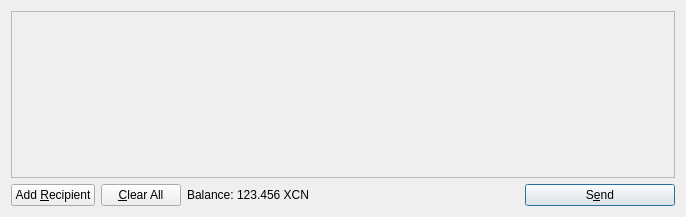
<?xml version="1.0" encoding="UTF-8"?>
<ui version="4.0">
 <class>SendCoinsDialog</class>
 <widget class="QDialog" name="SendCoinsDialog">
  <property name="geometry">
   <rect>
    <x>0</x>
    <y>0</y>
    <width>686</width>
    <height>217</height>
   </rect>
  </property>
  <property name="windowTitle">
   <string>Send Coins</string>
  </property>
  <layout class="QVBoxLayout" name="verticalLayout">
   <item>
    <widget class="QScrollArea" name="scrollArea">
     <property name="widgetResizable">
      <bool>true</bool>
     </property>
     <widget class="QWidget" name="scrollAreaWidgetContents">
      <property name="geometry">
       <rect>
        <x>0</x>
        <y>0</y>
        <width>666</width>
        <height>165</height>
       </rect>
      </property>
      <layout class="QVBoxLayout" name="verticalLayout_2">
       <property name="margin">
        <number>0</number>
       </property>
       <item>
        <layout class="QVBoxLayout" name="entries">
         <property name="spacing">
          <number>6</number>
         </property>
        </layout>
       </item>
       <item>
        <spacer name="verticalSpacer">
         <property name="orientation">
          <enum>Qt::Vertical</enum>
         </property>
         <property name="sizeHint" stdset="0">
          <size>
           <width>20</width>
           <height>40</height>
          </size>
         </property>
        </spacer>
       </item>
      </layout>
     </widget>
    </widget>
   </item>
   <item>
    <layout class="QHBoxLayout" name="horizontalLayout">
     <item>
      <widget class="QPushButton" name="addButton">
       <property name="toolTip">
        <string>Send to multiple recipients at once</string>
       </property>
       <property name="text">
        <string>Add &amp;Recipient</string>
       </property>
       <property name="icon">
        <iconset resource="../x.qrc">
         <normaloff>:/icons/add</normaloff>:/icons/add</iconset>
       </property>
       <property name="autoDefault">
        <bool>false</bool>
       </property>
      </widget>
     </item>
     <item>
      <widget class="QPushButton" name="clearButton">
       <property name="sizePolicy">
        <sizepolicy hsizetype="Minimum" vsizetype="Fixed">
         <horstretch>0</horstretch>
         <verstretch>0</verstretch>
        </sizepolicy>
       </property>
       <property name="toolTip">
        <string>Remove all transaction fields</string>
       </property>
       <property name="text">
        <string>&amp;Clear All</string>
       </property>
       <property name="icon">
        <iconset resource="../x.qrc">
         <normaloff>:/icons/remove</normaloff>:/icons/remove</iconset>
       </property>
       <property name="autoRepeatDelay">
        <number>300</number>
       </property>
       <property name="autoDefault">
        <bool>false</bool>
       </property>
      </widget>
     </item>
     <item>
      <layout class="QHBoxLayout" name="horizontalLayout_2">
       <property name="spacing">
        <number>3</number>
       </property>
       <item>
        <widget class="QLabel" name="label">
         <property name="text">
          <string>Balance:</string>
         </property>
        </widget>
       </item>
       <item>
        <widget class="QLabel" name="labelBalance">
         <property name="cursor">
          <cursorShape>IBeamCursor</cursorShape>
         </property>
         <property name="text">
          <string>123.456 XCN</string>
         </property>
         <property name="textInteractionFlags">
          <set>Qt::LinksAccessibleByMouse|Qt::TextSelectableByKeyboard|Qt::TextSelectableByMouse</set>
         </property>
        </widget>
       </item>
      </layout>
     </item>
     <item>
      <spacer name="horizontalSpacer">
       <property name="orientation">
        <enum>Qt::Horizontal</enum>
       </property>
       <property name="sizeHint" stdset="0">
        <size>
         <width>40</width>
         <height>20</height>
        </size>
       </property>
      </spacer>
     </item>
     <item>
      <widget class="QPushButton" name="sendButton">
       <property name="minimumSize">
        <size>
         <width>150</width>
         <height>0</height>
        </size>
       </property>
       <property name="toolTip">
        <string>Confirm the send action</string>
       </property>
       <property name="text">
        <string>S&amp;end</string>
       </property>
       <property name="icon">
        <iconset resource="../x.qrc">
         <normaloff>:/icons/send</normaloff>:/icons/send</iconset>
       </property>
       <property name="default">
        <bool>true</bool>
       </property>
      </widget>
     </item>
    </layout>
   </item>
  </layout>
 </widget>
 <resources>
  <include location="../x.qrc"/>
 </resources>
 <connections/>
</ui>
